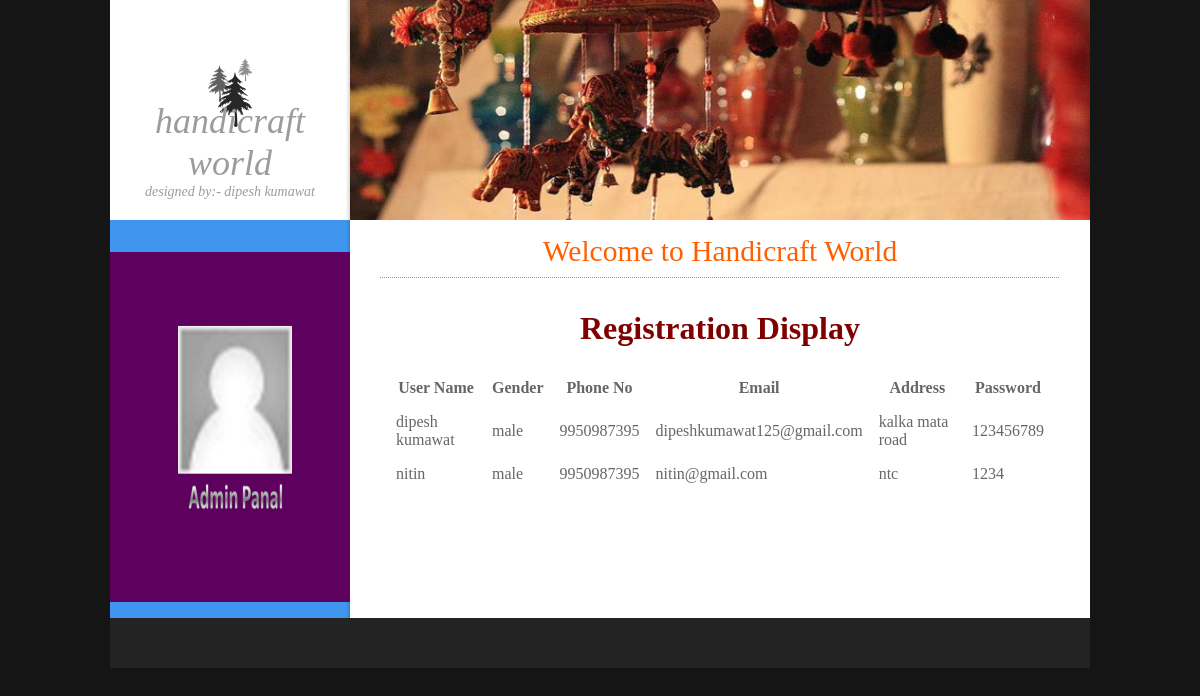
Screenshot of /admin/reg.php with the database file from the repository.
### tables this page shows
CREATE TABLE IF NOT EXISTS `registration` (
  `id` int(11) NOT NULL AUTO_INCREMENT,
  `username` varchar(255) NOT NULL,
  `gender` varchar(10) NOT NULL,
  `phone` double NOT NULL,
  `email` varchar(255) NOT NULL,
  `password` varchar(255) NOT NULL,
  `address` varchar(255) NOT NULL,
  PRIMARY KEY (`id`)
);

### admin/reg.php (the view, shortened to what this page needs)
<html>
<head>
<link href="default.css" rel="stylesheet" type="text/css" />
</head>
<body>
<div id="page">
  <div id="sidebar">
    <div id="logo">
      <h1><a href="index.php">Handicraft World</a></h1>
      <h2><a href="#">Designed By:- Dipesh Kumawat</a></h2>
    </div><br><br>
	 <img src="images/b4.png" width="240px" height="350px">
  </div>
  <div id="content">
    <div><img src="images/rajasthan-handicraft-rajasthan.jpg" alt="" width="740" height="220" /></div>
    <div class="boxed">
    <h1 class="title2"><center>Welcome to Handicraft World</center></h1><br><br>
    <center><h3><font size="+3" color="#800000"><b>Registration Display</b></font></h3></center><br>
	<center>
	<?php
	   $query="SELECT * FROM registration";
	   $result= mysql_query($query) or die("query failed".mysql_error());
	   echo "<table bgcolor='#ffffff' align='center' cellspacing='16px' cellpadding='20px'>";
	   echo "<tr>";
	   echo "<th> User Name</th><th>Gender</th><th>Phone No</th><th>Email</th><th>Address</th><th>Password</th>";
	   echo "</tr>";
	   while($row = mysql_fetch_array($result))
	    {
		echo "<tr>";
		echo "<td>", $row['username'], "</td><td>" ,$row['gender'], "</td><td>" , $row['phone'], "</td><td>" , $row['email'], "</td><td>" ,$row['address'], "</td><td>", $row['password'];
		echo "</tr>";
		}
      echo "</table>";
	  ?> <br>
    </center>
    </div>
  </div>
  <div style="clear: both;">&nbsp;</div>
</div>
<div id="footer">
  </div>
</body>
</html>

### admin/default.css (style rules this page uses)
* { margin:0px; padding:0px; }
body { margin: 0; padding: 0; background:#151515; font-family: Georgia, "Times New Roman", Times, serif; font-size: 13px; color: #666666; }
a { color: #135293; }
.title2 { margin: 0; padding: 10px 0; background: url(images/img09.gif) repeat-x left bottom; font-size: 227%; font-weight:400; color:#FF5F00; }
.boxed { padding: 5px 30px 20px 30px; }
#page { width: 980px; margin: 0 auto; background: #FFFFFF url(images/img01.gif) repeat-y; }
#sidebar { float: left; width: 240px; }
#logo { height: 220px; background: #FFFFFF url(images/img02.gif) repeat-y right top; }
#logo h1, #logo h2 { margin: 0; text-transform: lowercase; text-align: center; font-weight: normal; font-style: italic; color: #9C9C9C; }
#logo h1 { padding: 100px 0 0 0; background: url(images/img03.gif) no-repeat center center; font-size: 36px; }
#logo h2 { font-size: 14px; }
#logo a { color: #9C9C9C; text-decoration: none; }
#content { float: right; width: 740px; }
#footer { width: 980px; height: 50px; margin: 0 auto; background:#232323 repeat-x; }

### rows the page displays
registration: username "dipesh kumawat", gender "male", phone "9950987395", email "dipeshkumawat125@gmail.com", address "kalka mata road", password "123456789"
registration: username "nitin", gender "male", phone "9950987395", email "nitin@gmail.com", address "ntc", password "1234"
